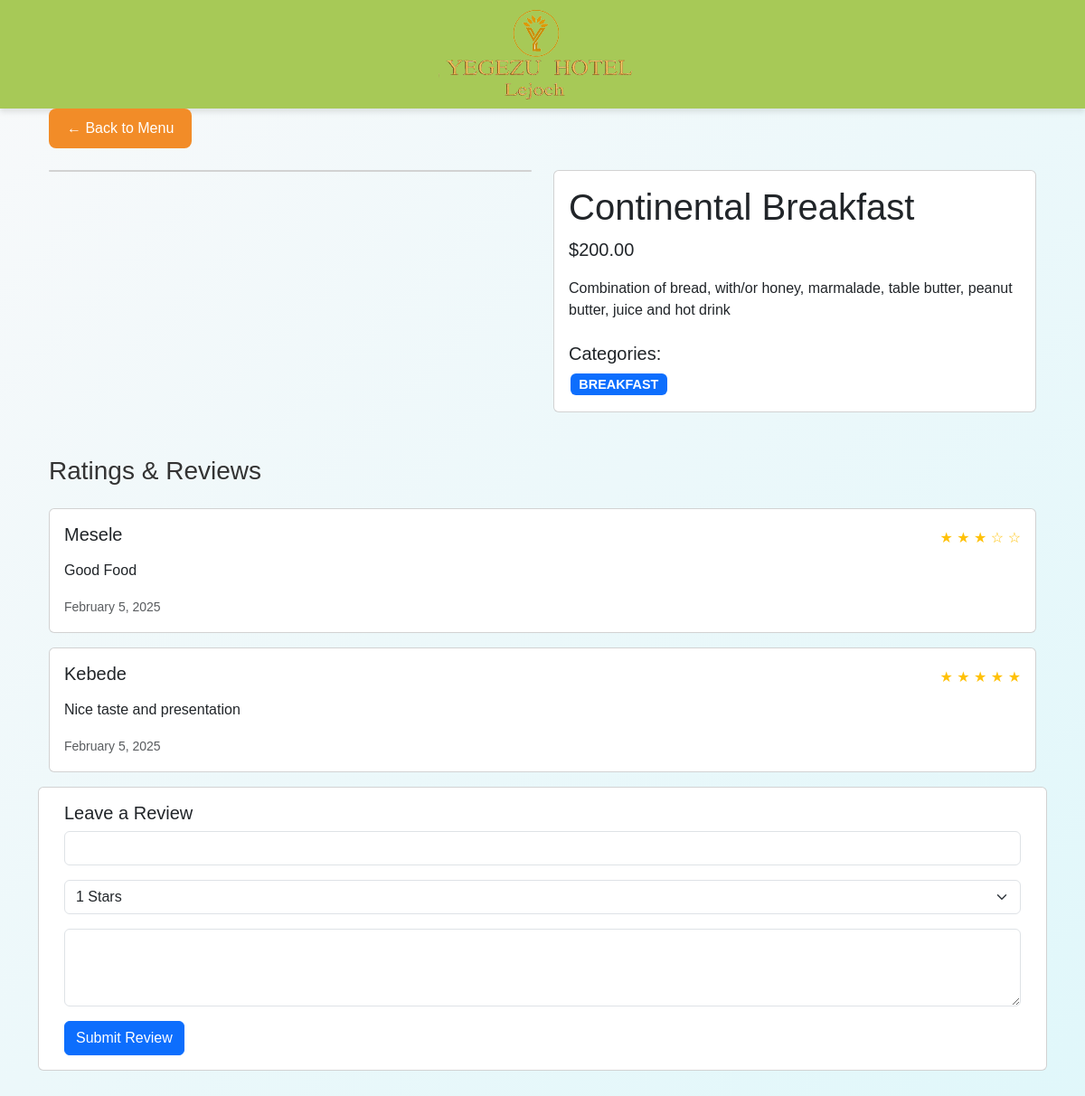
Screenshot of /item/1/ with the database file from the repository.
### menu/models.py (models this page shows, shortened)
class MenuItem(models.Model):
    name = models.CharField(max_length=100)
    description = models.TextField()
    price = models.DecimalField(max_digits=10, decimal_places=2)
    categories = models.ManyToManyField(Category)
    tags = models.ManyToManyField(Tag, blank=True)
    image = models.ImageField(upload_to='menu_images/', blank=True)
    is_active = models.BooleanField(default=True)
    created_at = models.DateTimeField(auto_now_add=True)
    tags = models.ManyToManyField(Tag, blank=True)

class Category(models.Model):
    name = models.CharField(max_length=100)
    main_category = models.ForeignKey(MainCategory, on_delete=models.CASCADE)
    description = models.TextField(blank=True)

class Rating(models.Model):
    menu_item = models.ForeignKey(MenuItem, on_delete=models.CASCADE)
    stars = models.IntegerField(choices=[(i, i) for i in range(1, 6)])
    comment = models.TextField(blank=True)
    guest_name = models.CharField(max_length=100)
    created_at = models.DateTimeField(auto_now_add=True)

### menu/views.py (the view)
# urls.py: path('item/<int:item_id>/', views.menu_item_detail, name='menu_item_detail'),
def menu_item_detail(request, item_id):
    item = get_object_or_404(MenuItem, id=item_id)
    ratings = Rating.objects.filter(menu_item=item)
    if request.method == 'POST':
        form = RatingForm(request.POST)
        if form.is_valid():
            Rating.objects.create(
                menu_item=item,
                stars=form.cleaned_data['stars'],
                comment=form.cleaned_data['comment'],
                guest_name=form.cleaned_data['guest_name']
            )
    else:
        form = RatingForm()
    context = {
        'item': item,
        'ratings': ratings,
        'form': form
    }
    return render(request, 'menu/detail.html', context)

### menu/forms.py
class RatingForm(forms.Form):
    guest_name = forms.CharField(
        label="Your Name",
        widget=forms.TextInput(attrs={'class': 'form-control'})
    )
    stars = forms.ChoiceField(
        label="Rating",
        choices=[(i, f"{i} Stars") for i in range(1, 6)],
        widget=forms.Select(attrs={'class': 'form-select'})
    )
    comment = forms.CharField(
        label="Comment",
        widget=forms.Textarea(attrs={'class': 'form-control', 'rows': 3}),
        required=False
    )

### menu/templates/menu/detail.html (shortened to what this page needs)
{% extends 'menu/base.html' %}
{% block content %}
<div class="container">
    <div class="mb-4">
        <a href="{% url 'menu' %}" class="btn btn-secondary">← Back to Menu</a>
    </div>
    <div class="row g-4">
        <div class="col-md-6">
            <div class="card">
            </div>
        </div>
        <div class="col-md-6">
            <div class="card h-100">
                <div class="card-body">
                    <h1 class="card-title">{{ item.name }}</h1>
                    <p class="lead">${{ item.price }}</p>
                    <p class="card-text">{{ item.description }}</p>
                    <div class="mt-4">
                        <h5>Categories:</h5>
                        {% for category in item.categories.all %}
                        <span class="badge bg-primary">{{ category.name }}</span>
                        {% endfor %}
                    </div>
                </div>
            </div>
        </div>
    </div>
    <div class="row mt-5">
        <div class="col-md-12">
            <h3 class="mb-4">Ratings & Reviews</h3>
            {% for rating in ratings %}
            <div class="card mb-3">
                <div class="card-body">
                    <div class="d-flex justify-content-between align-items-center mb-2">
                        <h5 class="card-title">{{ rating.guest_name }}</h5>
                        <div class="text-warning">
                            {% for _ in "12345" %}
                            {% if forloop.counter <= rating.stars %}★{% else %}☆{% endif %}
                            {% endfor %}
                        </div>
                    </div>
                    <p class="card-text">{{ rating.comment }}</p>
                    <small class="text-muted">{{ rating.created_at|date:"F j, Y" }}</small>
                </div>
            </div>
            {% empty %}
            <p class="text-muted">No reviews yet. Be the first to review!</p>
            {% endfor %}
        </div>
            <div class="card mb-5">
                <div class="card-body">
                    <h5 class="card-title">Leave a Review</h5>
                    <form method="post">
                        <div class="mb-3">
                            {{ form.guest_name }}
                        </div>
                        <div class="mb-3">
                            {{ form.stars }}
                        </div>
                        <div class="mb-3">
                            {{ form.comment }}
                        </div>
                        <button type="submit" class="btn btn-primary">Submit Review</button>
                    </form>
                </div>
            </div>
    </div>
</div>
{% endblock %}

### menu/static/menu/css/styles.css (style rules this page uses)
body { background: linear-gradient(135deg, #f8f9fa, #e0f7fa); font-family: 'Poppins', sans-serif; color: #333; margin: 0; padding: 0; }
.card.h-100 { display: flex; flex-direction: column; justify-content: space-between; }
.text-warning { color: #ffc107 !important; }
.badge { font-size: 0.9em; margin: 2px; }
.btn-secondary { background-color: #f28c28; color: white; border: none; padding: 10px 20px; border-radius: 8px; font-size: 16px; cursor: pointer; transition: background-color 0.3s; }

### rows the page displays
MenuItem: name "Continental Breakfast", price "200.00", description "Combination of bread, with/or honey, marmalade, table butter, peanut butter, juice and hot drink"
Category: name "BREAKFAST"
Rating: guest_name "Mesele", stars 3 (drawn), comment "Good Food", created_at "February 5, 2025"
Rating: guest_name "Kebede", stars 5 (drawn), comment "Nice taste and presentation", created_at "February 5, 2025"
